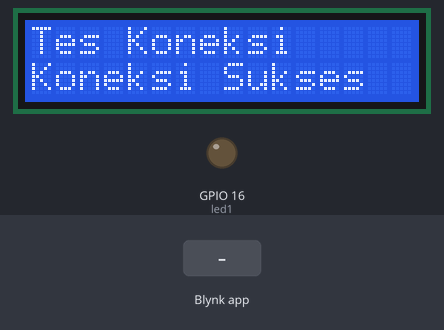
Bench run of a sketch on a simulated ESP32. Shown: 16×2 character LCD, output pins drawn as LEDs (lit = HIGH). The inputs (shaded band) are chosen by the test bench. WiFi joins after 1.5 s; servers stay silent unless stated.

Above: at 3.1 s.
3.2 s: Blynk app writes 1 to V0
At 3.5 s:
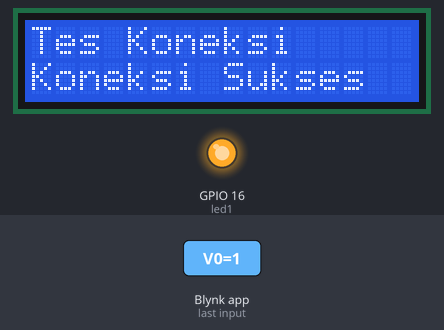
4.7 s: Blynk app writes 0 to V0
At 5.8 s:
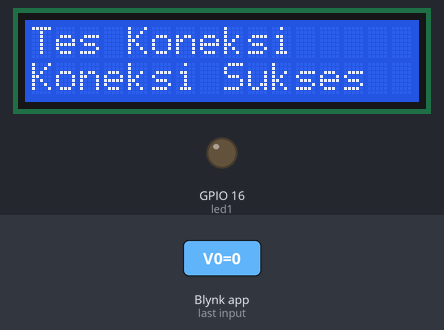
6.2 s: Blynk app writes 200 to V0
At 6.9 s:
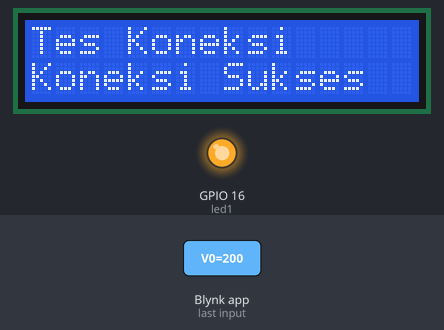
Timing chart, 0 to 9.2 s (numbered marks = the images above; inputs shaded):
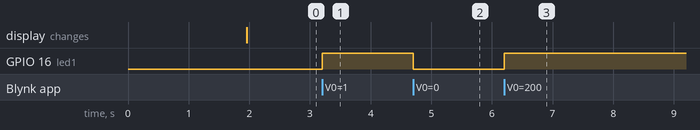

Measured:
- after the input at 3.2 s, GPIO 16 (led1): LOW → HIGH at once
- after the input at 4.7 s, GPIO 16 (led1): HIGH → LOW at once
- after the input at 6.2 s, GPIO 16 (led1): LOW → HIGH at once

The sketch:

Pertemuan6.ino
```cpp
// stream data ke aplikasi blynk
#define BLYNK_TEMPLATE_ID "TMPL6a-nVdAkZ"
#define BLYNK_TEMPLATE_NAME "Pelatihan IOT Palcomtech"
#define BLYNK_AUTH_TOKEN "ynUXx47f8qaCbjgfN7tkX0nbPZFEvHlo"

#include <BlynkSimpleEsp32.h>
#include <LiquidCrystal_I2C.h>
LiquidCrystal_I2C lcd(0x27,16,2);

#define led1 16
#define led2 17
#define led3 18
#define led4 19


char auth[] = BLYNK_AUTH_TOKEN;
char ssid[] = "Abcde";
char pass[] = "qwertyuiopoo";
boolean status;

BLYNK_WRITE(V0){
  int nilai1 = param.asInt();
  digitalWrite(led1, nilai1);
}

void cek_koneksi(){
  status=Blynk.connected();

  if (status == true) {
    // lcd.clear();
    lcd.print("Koneksi Sukses");
  } else {
    // lcd.clear();
    lcd.print("Koneksi Gagal");
  }
}

void setup(){
  pinMode(led1, OUTPUT);
  lcd.begin(16, 2);
  lcd.init();
  lcd.setCursor(0, 0);
  lcd.print("Tes Koneksi");
  lcd.setCursor(0, 1);
  Blynk.begin(auth, ssid, pass);
  cek_koneksi();
}

void loop(){
  Blynk.run();
}
```
